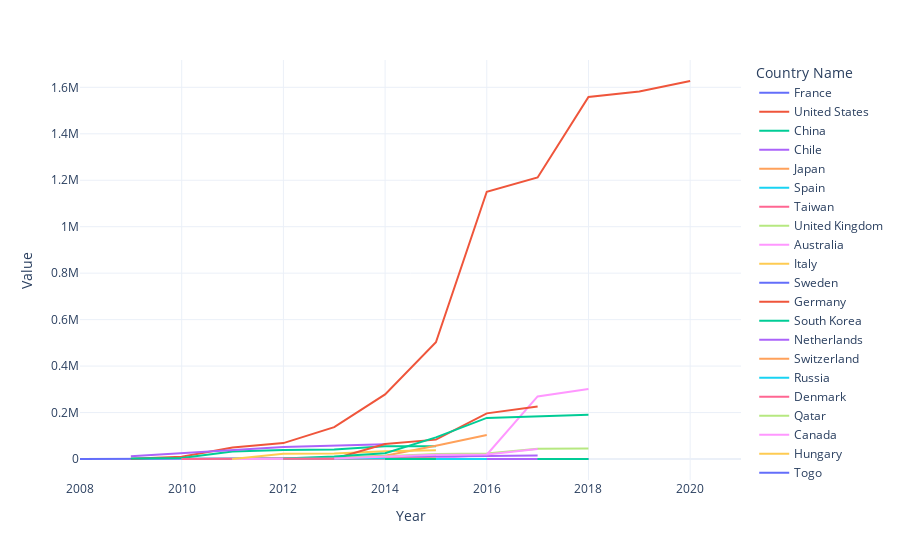

The notebook cell this image was saved under:
### Code cell
# data[data['Technology Name'] == 'Lithium-Ion Battery Storage'].groupby(['Country Name', 'Variable'])['Value'].agg(min_value='min', max_value='max', periods='count').dropna()
batteries = data[(data['Technology Name'] == 'Lithium-Ion Battery Storage') & (data['Unit'] == 'kW')].dropna()

fig = px.line(batteries, x='Year', y='Value', color='Country Name', 
              template='plotly_white', 
            #   title='Historical adoption of passenger vehicles by country'
              )

# fig.update_layout(xaxis=dict(range=[1920, 2003]))
fig.show()

### Figure 1 — Plotly figure (JSON) as saved in the notebook; plotly's stock layout.template omitted (floating-point values rounded to 4 significant figures)
{"data": [{"hovertemplate": "Country Name=France<br>Year=%{x}<br>Value=%{y}<extra></extra>", "legendgroup": "France", "line": {"color": "#636efa", "dash": "solid"}, "marker": {"symbol": "circle"}, "mode": "lines", "name": "France", "orientation": "v", "showlegend": true, "type": "scatter", "x": [2008, 2013, 2014, 2015], "xaxis": "x", "y": [107, 3409, 9292, 12292], "yaxis": "y"}, {"hovertemplate": "Country Name=United States<br>Year=%{x}<br>Value=%{y}<extra></extra>", "legendgroup": "United States", "line": {"color": "#EF553B", "dash": "solid"}, "marker": {"symbol": "circle"}, "mode": "lines", "name": "United States", "orientation": "v", "showlegend": true, "type": "scatter", "x": [2009, 2010, 2011, 2012, 2013, 2014, 2015, 2016, 2017, 2018, 2019, 2020], "xaxis": "x", "y": [1000, 9600, 49631, 68390, 137167, 277986, 502748, 1150457, 1212217, 1558717, 1581907, 1627297], "yaxis": "y"}, {"hovertemplate": "Country Name=China<br>Year=%{x}<br>Value=%{y}<extra></extra>", "legendgroup": "China", "line": {"color": "#00cc96", "dash": "solid"}, "marker": {"symbol": "circle"}, "mode": "lines", "name": "China", "orientation": "v", "showlegend": true, "type": "scatter", "x": [2009, 2010, 2011, 2012, 2013, 2014, 2015], "xaxis": "x", "y": [2200, 4650, 32085, 38760, 40940, 54815, 54915], "yaxis": "y"}, {"hovertemplate": "Country Name=Chile<br>Year=%{x}<br>Value=%{y}<extra></extra>", "legendgroup": "Chile", "line": {"color": "#ab63fa", "dash": "solid"}, "marker": {"symbol": "circle"}, "mode": "lines", "name": "Chile", "orientation": "v", "showlegend": true, "type": "scatter", "x": [2009, 2012, 2014], "xaxis": "x", "y": [12000, 52000, 64000], "yaxis": "y"}, {"hovertemplate": "Country Name=Japan<br>Year=%{x}<br>Value=%{y}<extra></extra>", "legendgroup": "Japan", "line": {"color": "#FFA15A", "dash": "solid"}, "marker": {"symbol": "circle"}, "mode": "lines", "name": "Japan", "orientation": "v", "showlegend": true, "type": "scatter", "x": [2010, 2012, 2013, 2014, 2015, 2016], "xaxis": "x", "y": [100, 2268, 3595, 13895, 56895, 103395], "yaxis": "y"}, {"hovertemplate": "Country Name=Spain<br>Year=%{x}<br>Value=%{y}<extra></extra>", "legendgroup": "Spain", "line": {"color": "#19d3f3", "dash": "solid"}, "marker": {"symbol": "circle"}, "mode": "lines", "name": "Spain", "orientation": "v", "showlegend": true, "type": "scatter", "x": [2010, 2012, 2013, 2014], "xaxis": "x", "y": [106, 1106, 2206, 3576], "yaxis": "y"}, {"hovertemplate": "Country Name=Taiwan<br>Year=%{x}<br>Value=%{y}<extra></extra>", "legendgroup": "Taiwan", "line": {"color": "#FF6692", "dash": "solid"}, "marker": {"symbol": "circle"}, "mode": "lines", "name": "Taiwan", "orientation": "v", "showlegend": true, "type": "scatter", "x": [2010, 2012], "xaxis": "x", "y": [100, 725], "yaxis": "y"}, {"hovertemplate": "Country Name=United Kingdom<br>Year=%{x}<br>Value=%{y}<extra></extra>", "legendgroup": "United Kingdom", "line": {"color": "#B6E880", "dash": "solid"}, "marker": {"symbol": "circle"}, "mode": "lines", "name": "United Kingdom", "orientation": "v", "showlegend": true, "type": "scatter", "x": [2011, 2012, 2013, 2014, 2015, 2016, 2017, 2018], "xaxis": "x", "y": [200, 275, 4925, 11523, 21523, 23825, 43825, 44825], "yaxis": "y"}, {"hovertemplate": "Country Name=Australia<br>Year=%{x}<br>Value=%{y}<extra></extra>", "legendgroup": "Australia", "line": {"color": "#FF97FF", "dash": "solid"}, "marker": {"symbol": "circle"}, "mode": "lines", "name": "Australia", "orientation": "v", "showlegend": true, "type": "scatter", "x": [2011, 2013, 2014, 2015, 2016, 2017, 2018], "xaxis": "x", "y": [25, 85, 2510, 3543, 18499, 269284, 301284], "yaxis": "y"}, {"hovertemplate": "Country Name=Italy<br>Year=%{x}<br>Value=%{y}<extra></extra>", "legendgroup": "Italy", "line": {"color": "#FECB52", "dash": "solid"}, "marker": {"symbol": "circle"}, "mode": "lines", "name": "Italy", "orientation": "v", "showlegend": true, "type": "scatter", "x": [2011, 2012, 2013, 2014, 2015], "xaxis": "x", "y": [25, 23025, 24057, 33337, 37537], "yaxis": "y"}, {"hovertemplate": "Country Name=Sweden<br>Year=%{x}<br>Value=%{y}<extra></extra>", "legendgroup": "Sweden", "line": {"color": "#636efa", "dash": "solid"}, "marker": {"symbol": "circle"}, "mode": "lines", "name": "Sweden", "orientation": "v", "showlegend": true, "type": "scatter", "x": [2011], "xaxis": "x", "y": [75], "yaxis": "y"}, {"hovertemplate": "Country Name=Germany<br>Year=%{x}<br>Value=%{y}<extra></extra>", "legendgroup": "Germany", "line": {"color": "#EF553B", "dash": "solid"}, "marker": {"symbol": "circle"}, "mode": "lines", "name": "Germany", "orientation": "v", "showlegend": true, "type": "scatter", "x": [2012, 2013, 2014, 2015, 2016, 2017], "xaxis": "x", "y": [227, 972, 64490, 83404, 196404, 226404], "yaxis": "y"}, {"hovertemplate": "Country Name=South Korea<br>Year=%{x}<br>Value=%{y}<extra></extra>", "legendgroup": "South Korea", "line": {"color": "#00cc96", "dash": "solid"}, "marker": {"symbol": "circle"}, "mode": "lines", "name": "South Korea", "orientation": "v", "showlegend": true, "type": "scatter", "x": [2012, 2013, 2014, 2015, 2016, 2018], "xaxis": "x", "y": [2090, 10690, 24490, 92990, 176990, 189990], "yaxis": "y"}, {"hovertemplate": "Country Name=Netherlands<br>Year=%{x}<br>Value=%{y}<extra></extra>", "legendgroup": "Netherlands", "line": {"color": "#ab63fa", "dash": "solid"}, "marker": {"symbol": "circle"}, "mode": "lines", "name": "Netherlands", "orientation": "v", "showlegend": true, "type": "scatter", "x": [2012, 2013, 2014, 2015, 2017], "xaxis": "x", "y": [400, 450, 620, 10620, 14620], "yaxis": "y"}, {"hovertemplate": "Country Name=Switzerland<br>Year=%{x}<br>Value=%{y}<extra></extra>", "legendgroup": "Switzerland", "line": {"color": "#FFA15A", "dash": "solid"}, "marker": {"symbol": "circle"}, "mode": "lines", "name": "Switzerland", "orientation": "v", "showlegend": true, "type": "scatter", "x": [2012, 2013, 2015], "xaxis": "x", "y": [1000, 1105, 1825], "yaxis": "y"}, {"hovertemplate": "Country Name=Russia<br>Year=%{x}<br>Value=%{y}<extra></extra>", "legendgroup": "Russia", "line": {"color": "#19d3f3", "dash": "solid"}, "marker": {"symbol": "circle"}, "mode": "lines", "name": "Russia", "orientation": "v", "showlegend": true, "type": "scatter", "x": [2012, 2014], "xaxis": "x", "y": [1500, 3000], "yaxis": "y"}, {"hovertemplate": "Country Name=Denmark<br>Year=%{x}<br>Value=%{y}<extra></extra>", "legendgroup": "Denmark", "line": {"color": "#FF6692", "dash": "solid"}, "marker": {"symbol": "circle"}, "mode": "lines", "name": "Denmark", "orientation": "v", "showlegend": true, "type": "scatter", "x": [2012, 2013], "xaxis": "x", "y": [1200, 1600], "yaxis": "y"}, {"hovertemplate": "Country Name=Qatar<br>Year=%{x}<br>Value=%{y}<extra></extra>", "legendgroup": "Qatar", "line": {"color": "#B6E880", "dash": "solid"}, "marker": {"symbol": "circle"}, "mode": "lines", "name": "Qatar", "orientation": "v", "showlegend": true, "type": "scatter", "x": [2012], "xaxis": "x", "y": [250], "yaxis": "y"}, {"hovertemplate": "Country Name=Canada<br>Year=%{x}<br>Value=%{y}<extra></extra>", "legendgroup": "Canada", "line": {"color": "#FF97FF", "dash": "solid"}, "marker": {"symbol": "circle"}, "mode": "lines", "name": "Canada", "orientation": "v", "showlegend": true, "type": "scatter", "x": [2013, 2014, 2015, 2016, 2017], "xaxis": "x", "y": [1900, 9900, 18852, 19762, 43562], "yaxis": "y"}, {"hovertemplate": "Country Name=Hungary<br>Year=%{x}<br>Value=%{y}<extra></extra>", "legendgroup": "Hungary", "line": {"color": "#FECB52", "dash": "solid"}, "marker": {"symbol": "circle"}, "mode": "lines", "name": "Hungary", "orientation": "v", "showlegend": true, "type": "scatter", "x": [2013], "xaxis": "x", "y": [500], "yaxis": "y"}, {"hovertemplate": "Country Name=Togo<br>Year=%{x}<br>Value=%{y}<extra></extra>", "legendgroup": "Togo", "line": {"color": "#636efa", "dash": "solid"}, "marker": {"symbol": "circle"}, "mode": "lines", "name": "Togo", "orientation": "v", "showlegend": true, "type": "scatter", "x": [2014, 2017, 2018], "xaxis": "x", "y": [90, 190, 290], "yaxis": "y"}, {"hovertemplate": "Country Name=Niger<br>Year=%{x}<br>Value=%{y}<extra></extra>", "legendgroup": "Niger", "line": {"color": "#EF553B", "dash": "solid"}, "marker": {"symbol": "circle"}, "mode": "lines", "name": "Niger", "orientation": "v", "showlegend": true, "type": "scatter", "x": [2014, 2015, 2017], "xaxis": "x", "y": [45, 90, 190], "yaxis": "y"}, {"hovertemplate": "Country Name=Guinea<br>Year=%{x}<br>Value=%{y}<extra></extra>", "legendgroup": "Guinea", "line": {"color": "#00cc96", "dash": "solid"}, "marker": {"symbol": "circle"}, "mode": "lines", "name": "Guinea", "orientation": "v", "showlegend": true, "type": "scatter", "x": [2014, 2015, 2017], "xaxis": "x", "y": [90, 200, 300], "yaxis": "y"}, {"hovertemplate": "Country Name=Bolivia<br>Year=%{x}<br>Value=%{y}<extra></extra>", "legendgroup": "Bolivia", "line": {"color": "#ab63fa", "dash": "solid"}, "marker": {"symbol": "circle"}, "mode": "lines", "name": "Bolivia", "orientation": "v", "showlegend": true, "type": "scatter", "x": [2014], "xaxis": "x", "y": [2200], "yaxis": "y"}, {"hovertemplate": "Country Name=Anguilla<br>Year=%{x}<br>Value=%{y}<extra></extra>", "legendgroup": "Anguilla", "line": {"color": "#FFA15A", "dash": "solid"}, "marker": {"symbol": "circle"}, "mode": "lines", "name": "Anguilla", "orientation": "v", "showlegend": true, "type": "scatter", "x": [2014], "xaxis": "x", "y": [500], "yaxis": "y"}, {"hovertemplate": "Country Name=Benin<br>Year=%{x}<br>Value=%{y}<extra></extra>", "legendgroup": "Benin", "line": {"color": "#19d3f3", "dash": "solid"}, "marker": {"symbol": "circle"}, "mode": "lines", "name": "Benin", "orientation": "v", "showlegend": true, "type": "scatter", "x": [2015, 2017], "xaxis": "x", "y": [90, 190], "yaxis": "y"}, {"hovertemplate": "Country Name=Martinique<br>Year=%{x}<br>Value=%{y}<extra></extra>", "legendgroup": "Martinique", "line": {"color": "#FF6692", "dash": "solid"}, "marker": {"symbol": "circle"}, "mode": "lines", "name": "Martinique", "orientation": "v", "showlegend": true, "type": "scatter", "x": [2015], "xaxis": "x", "y": [2472], "yaxis": "y"}, {"hovertemplate": "Country Name=Saudi Arabia<br>Year=%{x}<br>Value=%{y}<extra></extra>", "legendgroup": "Saudi Arabia", "line": {"color": "#B6E880", "dash": "solid"}, "marker": {"symbol": "circle"}, "mode": "lines", "name": "Saudi Arabia", "orientation": "v", "showlegend": true, "type": "scatter", "x": [2015], "xaxis": "x", "y": [20], "yaxis": "y"}, {"hovertemplate": "Country Name=Nigeria<br>Year=%{x}<br>Value=%{y}<extra></extra>", "legendgroup": "Nigeria", "line": {"color": "#FF97FF", "dash": "solid"}, "marker": {"symbol": "circle"}, "mode": "lines", "name": "Nigeria", "orientation": "v", "showlegend": true, "type": "scatter", "x": [2015], "xaxis": "x", "y": [1100], "yaxis": "y"}, {"hovertemplate": "Country Name=Jordan<br>Year=%{x}<br>Value=%{y}<extra></extra>", "legendgroup": "Jordan", "line": {"color": "#FECB52", "dash": "solid"}, "marker": {"symbol": "circle"}, "mode": "lines", "name": "Jordan", "orientation": "v", "showlegend": true, "type": "scatter", "x": [2015], "xaxis": "x", "y": [20000], "yaxis": "y"}, {"hovertemplate": "Country Name=Ireland<br>Year=%{x}<br>Value=%{y}<extra></extra>", "legendgroup": "Ireland", "line": {"color": "#636efa", "dash": "solid"}, "marker": {"symbol": "circle"}, "mode": "lines", "name": "Ireland", "orientation": "v", "showlegend": true, "type": "scatter", "x": [2015], "xaxis": "x", "y": [1300], "yaxis": "y"}, {"hovertemplate": "Country Name=Haiti<br>Year=%{x}<br>Value=%{y}<extra></extra>", "legendgroup": "Haiti", "line": {"color": "#EF553B", "dash": "solid"}, "marker": {"symbol": "circle"}, "mode": "lines", "name": "Haiti", "orientation": "v", "showlegend": true, "type": "scatter", "x": [2015], "xaxis": "x", "y": [800], "yaxis": "y"}, {"hovertemplate": "Country Name=Faroe Islands<br>Year=%{x}<br>Value=%{y}<extra></extra>", "legendgroup": "Faroe Islands", "line": {"color": "#00cc96", "dash": "solid"}, "marker": {"symbol": "circle"}, "mode": "lines", "name": "Faroe Islands", "orientation": "v", "showlegend": true, "type": "scatter", "x": [2015], "xaxis": "x", "y": [2300], "yaxis": "y"}, {"hovertemplate": "Country Name=New Zealand<br>Year=%{x}<br>Value=%{y}<extra></extra>", "legendgroup": "New Zealand", "line": {"color": "#ab63fa", "dash": "solid"}, "marker": {"symbol": "circle"}, "mode": "lines", "name": "New Zealand", "orientation": "v", "showlegend": true, "type": "scatter", "x": [2016, 2017], "xaxis": "x", "y": [36, 286], "yaxis": "y"}, {"hovertemplate": "Country Name=Kenya<br>Year=%{x}<br>Value=%{y}<extra></extra>", "legendgroup": "Kenya", "line": {"color": "#FFA15A", "dash": "solid"}, "marker": {"symbol": "circle"}, "mode": "lines", "name": "Kenya", "orientation": "v", "showlegend": true, "type": "scatter", "x": [2016], "xaxis": "x", "y": [50], "yaxis": "y"}, {"hovertemplate": "Country Name=Finland<br>Year=%{x}<br>Value=%{y}<extra></extra>", "legendgroup": "Finland", "line": {"color": "#19d3f3", "dash": "solid"}, "marker": {"symbol": "circle"}, "mode": "lines", "name": "Finland", "orientation": "v", "showlegend": true, "type": "scatter", "x": [2016], "xaxis": "x", "y": [3200], "yaxis": "y"}, {"hovertemplate": "Country Name=Hong Kong<br>Year=%{x}<br>Value=%{y}<extra></extra>", "legendgroup": "Hong Kong", "line": {"color": "#FF6692", "dash": "solid"}, "marker": {"symbol": "circle"}, "mode": "lines", "name": "Hong Kong", "orientation": "v", "showlegend": true, "type": "scatter", "x": [2016], "xaxis": "x", "y": [2000], "yaxis": "y"}, {"hovertemplate": "Country Name=India<br>Year=%{x}<br>Value=%{y}<extra></extra>", "legendgroup": "India", "line": {"color": "#B6E880", "dash": "solid"}, "marker": {"symbol": "circle"}, "mode": "lines", "name": "India", "orientation": "v", "showlegend": true, "type": "scatter", "x": [2016], "xaxis": "x", "y": [10125], "yaxis": "y"}, {"hovertemplate": "Country Name=Egypt<br>Year=%{x}<br>Value=%{y}<extra></extra>", "legendgroup": "Egypt", "line": {"color": "#FF97FF", "dash": "solid"}, "marker": {"symbol": "circle"}, "mode": "lines", "name": "Egypt", "orientation": "v", "showlegend": true, "type": "scatter", "x": [2016], "xaxis": "x", "y": [30000], "yaxis": "y"}, {"hovertemplate": "Country Name=Portugal<br>Year=%{x}<br>Value=%{y}<extra></extra>", "legendgroup": "Portugal", "line": {"color": "#FECB52", "dash": "solid"}, "marker": {"symbol": "circle"}, "mode": "lines", "name": "Portugal", "orientation": "v", "showlegend": true, "type": "scatter", "x": [2016], "xaxis": "x", "y": [6000], "yaxis": "y"}, {"hovertemplate": "Country Name=Philippines<br>Year=%{x}<br>Value=%{y}<extra></extra>", "legendgroup": "Philippines", "line": {"color": "#636efa", "dash": "solid"}, "marker": {"symbol": "circle"}, "mode": "lines", "name": "Philippines", "orientation": "v", "showlegend": true, "type": "scatter", "x": [2016], "xaxis": "x", "y": [10000], "yaxis": "y"}, {"hovertemplate": "Country Name=Rwanda<br>Year=%{x}<br>Value=%{y}<extra></extra>", "legendgroup": "Rwanda", "line": {"color": "#EF553B", "dash": "solid"}, "marker": {"symbol": "circle"}, "mode": "lines", "name": "Rwanda", "orientation": "v", "showlegend": true, "type": "scatter", "x": [2016], "xaxis": "x", "y": [2680], "yaxis": "y"}, {"hovertemplate": "Country Name=Burkina-Faso<br>Year=%{x}<br>Value=%{y}<extra></extra>", "legendgroup": "Burkina-Faso", "line": {"color": "#00cc96", "dash": "solid"}, "marker": {"symbol": "circle"}, "mode": "lines", "name": "Burkina-Faso", "orientation": "v", "showlegend": true, "type": "scatter", "x": [2017, 2018], "xaxis": "x", "y": [100, 200], "yaxis": "y"}, {"hovertemplate": "Country Name=Senegal<br>Year=%{x}<br>Value=%{y}<extra></extra>", "legendgroup": "Senegal", "line": {"color": "#ab63fa", "dash": "solid"}, "marker": {"symbol": "circle"}, "mode": "lines", "name": "Senegal", "orientation": "v", "showlegend": true, "type": "scatter", "x": [2017], "xaxis": "x", "y": [100], "yaxis": "y"}, {"hovertemplate": "Country Name=Cameroon<br>Year=%{x}<br>Value=%{y}<extra></extra>", "legendgroup": "Cameroon", "line": {"color": "#FFA15A", "dash": "solid"}, "marker": {"symbol": "circle"}, "mode": "lines", "name": "Cameroon", "orientation": "v", "showlegend": true, "type": "scatter", "x": [2017], "xaxis": "x", "y": [100], "yaxis": "y"}, {"hovertemplate": "Country Name=Gabon<br>Year=%{x}<br>Value=%{y}<extra></extra>", "legendgroup": "Gabon", "line": {"color": "#19d3f3", "dash": "solid"}, "marker": {"symbol": "circle"}, "mode": "lines", "name": "Gabon", "orientation": "v", "showlegend": true, "type": "scatter", "x": [2018], "xaxis": "x", "y": [100], "yaxis": "y"}, {"hovertemplate": "Country Name=Ukraine<br>Year=%{x}<br>Value=%{y}<extra></extra>", "legendgroup": "Ukraine", "line": {"color": "#FF6692", "dash": "solid"}, "marker": {"symbol": "circle"}, "mode": "lines", "name": "Ukraine", "orientation": "v", "showlegend": true, "type": "scatter", "x": [2021], "xaxis": "x", "y": [1043], "yaxis": "y"}], "layout": {"legend": {"title": {"text": "Country Name"}, "tracegroupgap": 0}, "margin": {"t": 60}, "xaxis": {"anchor": "y", "domain": [0, 1], "title": {"text": "Year"}}, "yaxis": {"anchor": "x", "domain": [0, 1], "title": {"text": "Value"}}}}
